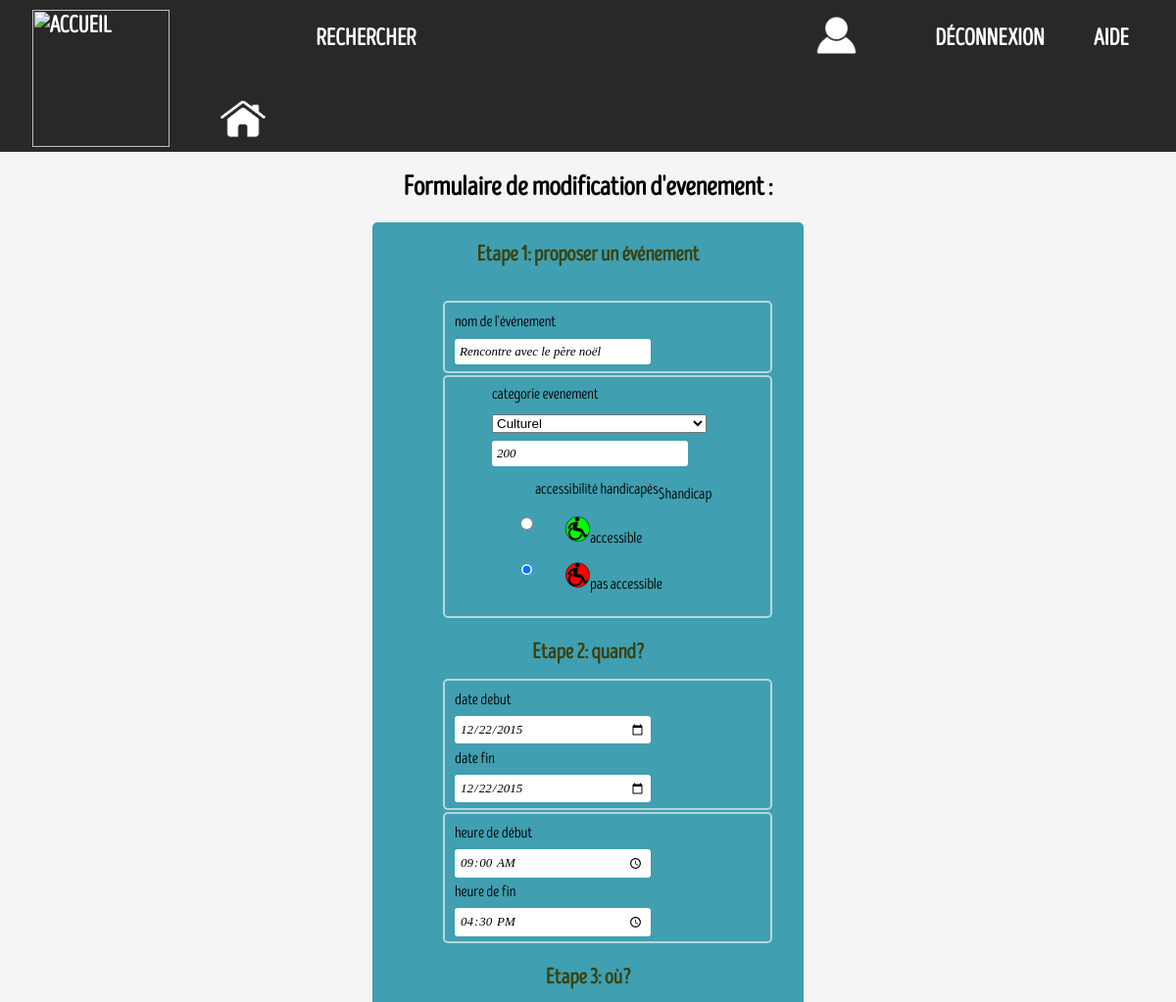
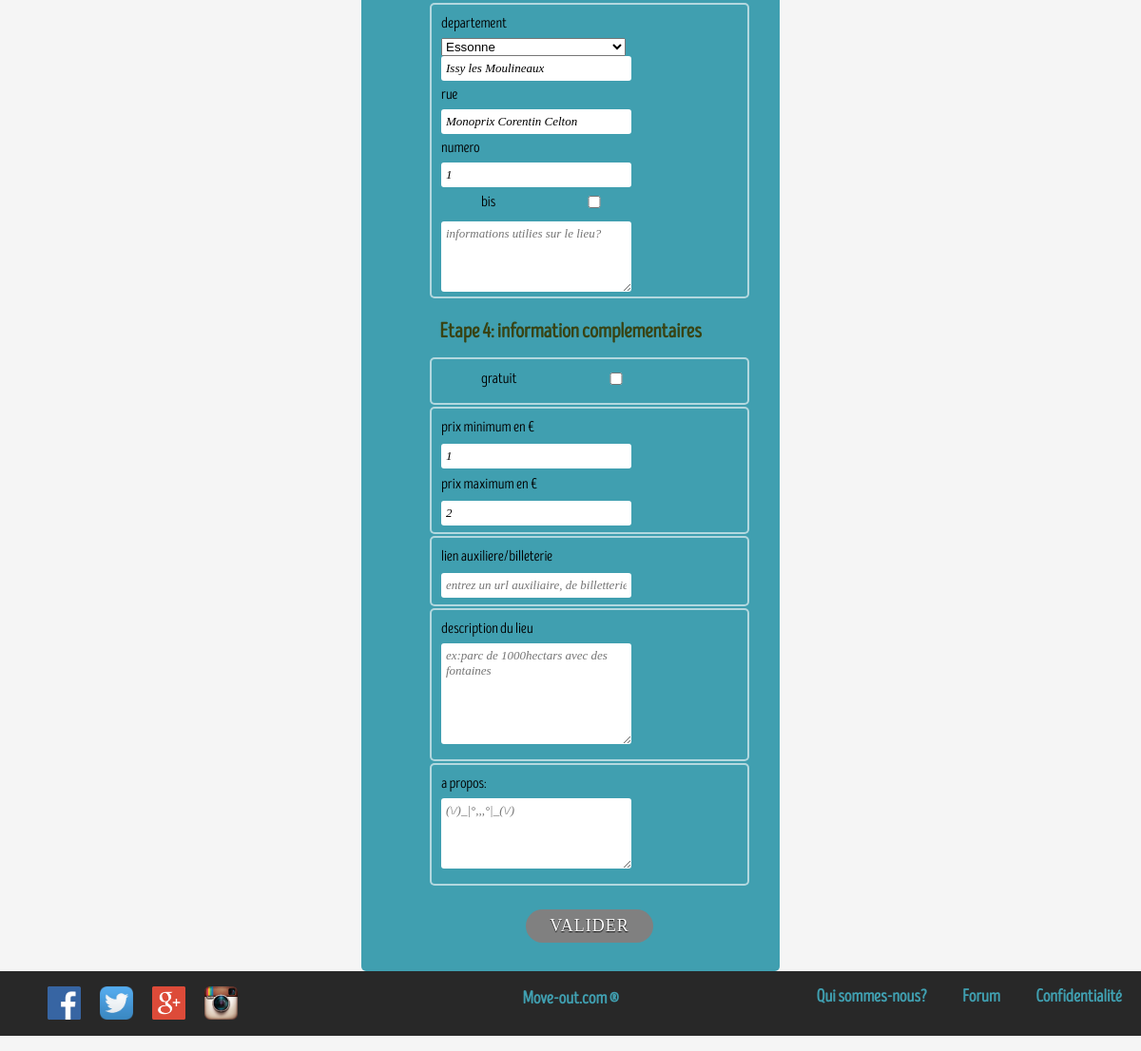
The app's page /APP_PHP_Base/modification_evenement.php?id=8 (signed in) with its own data (2 pictures, top to bottom).
### tables this page shows
CREATE TABLE IF NOT EXISTS `evenement` (
  `IDevenement` int(11) NOT NULL AUTO_INCREMENT,
  `nom_evenement` varchar(255) NOT NULL,
  `numero_de_rue` int(11) NOT NULL,
  `bis` tinyint(1) DEFAULT NULL,
  `rue` varchar(255) NOT NULL,
  `ville` varchar(255) NOT NULL,
  `code_postal_evenement` int(11) NOT NULL,
  `pays` varchar(255) NOT NULL,
  `complement_adresse` text NOT NULL,
  `date_creation` date NOT NULL,
  `date_debut` date NOT NULL,
  `date_fin` date NOT NULL,
  `heure_debut` time NOT NULL,
  `heure_fin` time NOT NULL,
  `description_lieu_accueil` text NOT NULL,
  `nb_de_places_max` int(11) NOT NULL,
  `complet` tinyint(1) NOT NULL,
  `gratuit` tinyint(1) DEFAULT NULL,
  `prix_min` int(11) NOT NULL,
  `prix_max` int(11) NOT NULL,
  `accessibilite_handicape` tinyint(1) DEFAULT NULL,
  `a_propos` text NOT NULL,
  `lien_auxiliaire` text NOT NULL,
  `IDcategorie_evenement` int(11) NOT NULL,
  `IDmultimedia` int(11) NOT NULL,
  `IDcreateur` int(11) NOT NULL,
  PRIMARY KEY (`IDevenement`)
);

### APP_PHP_Base/modification_evenement.php (the view, shortened to what this page needs)
<?php
$lien='fin_modification_evenement.php?id='.$_GET['id'];
try
{
$bdd = new PDO('mysql:host=localhost;dbname=move_out;charset=utf8', 'root', '',array(PDO::ATTR_ERRMODE => PDO::ERRMODE_EXCEPTION));
}
catch(Exception $e)
{
        die('Erreur : '.$e->getMessage());
}
$IDevenement=$_GET['id'];
$reponse= $bdd->prepare("SELECT IDcreateur FROM evenement WHERE  IDevenement = :id");
$reponse->execute(array('id' => $IDevenement));
$donnees = $reponse->fetch();
if (isset($_SESSION['id']))
{
include_once 'nav_connecte.php';
}
?>
<!DOCTYPE html>
<html>
    <head>
        <link rel='stylesheet' href='CSSfooter.css'>
        <link rel='stylesheet' href='CSSnav.css'>
		<link rel='stylesheet' href='CSSformulaire.css'>
    </head>
    <body>
        <p>
        <?php
        if($donnees['IDcreateur']==$_SESSION['id'])
        {
try
{
$bdd = new PDO('mysql:host=localhost;dbname=move_out;charset=utf8', 'root', '',
array(PDO::ATTR_ERRMODE => PDO::ERRMODE_EXCEPTION));
}
catch(Exception $e)
{
        die('Erreur : '.$e->getMessage());
}
$reponse= $bdd->prepare("SELECT * FROM evenement WHERE  IDevenement = :id");
$reponse->execute(array('id' => $_GET['id']));
$donnees = $reponse->fetch();
$nom=htmlspecialchars($donnees['nom_evenement']);
$num_rue=htmlspecialchars($donnees['numero_de_rue']);
$rue=htmlspecialchars($donnees['rue']);
$ville=htmlspecialchars($donnees['ville']);
$complement_adresse=htmlspecialchars($donnees['complement_adresse']);
$date_debut=htmlspecialchars($donnees['date_debut']);
$date_fin=htmlspecialchars($donnees['date_fin']);
$heure_debut=htmlspecialchars($donnees['heure_debut']);
$heure_fin=htmlspecialchars($donnees['heure_fin']);
$desc_accueil=htmlspecialchars($donnees['description_lieu_accueil']);
$nb_pl_max=htmlspecialchars($donnees['nb_de_places_max']);
$prix_min=htmlspecialchars($donnees['prix_min']);
$prix_max=htmlspecialchars($donnees['prix_max']);
$handicap=htmlspecialchars($donnees['accessibilite_handicape']);
$a_propos=htmlspecialchars($donnees['a_propos']);
$lien_aux=htmlspecialchars($donnees['lien_auxiliaire']);
$IDcat_evt=htmlspecialchars($donnees['IDcategorie_evenement']);
$departement_id_eve=htmlspecialchars($donnees['code_postal_evenement']);
        ?>
    <h1 class="titre">Formulaire de modification d'evenement :</h1>
 <form class="formulaire" action="<?php echo $lien;?>" method="post"  autocomplete="off">
	<fieldset>
	    <legend class="titre"> proposer un événement</legend><br>
	    <ol>
	        <li>
                <label for="nom_evenement">nom de l'événement</label>
                <input type="text" name="nom_evenement" value="<?php echo $nom;?>" placeholder="Ex : sortie au musée du Louvre" size="50" maxlength="100" id="nom_evenement"required>
	        </li>
	        <?php
                try
                {
                    $bdd = new PDO('mysql:host=localhost;dbname=move_out;charset=utf8', 'root', '',array(PDO::ATTR_ERRMODE => PDO::ERRMODE_EXCEPTION));
                }
                catch(Exception $e)
                {
                    die('Erreur : '.$e->getMessage());
                }
                $reponse = $bdd->query('SELECT DISTINCT * FROM categorie_evenement');
            ?>
			<ol>
			<li>
	        	<label for="categorie_evenement">categorie evenement</label>
	        	<select name="categorie_evenement" id="cathegorie_evenement" required>
	        </li>
            <?php
				$increment=1;
                while($donnees =$reponse->fetch())
                    {
						if ($increment!=$IDcat_evt){
							$increment++;
						}
                        else{
							echo '<option value=' . $donnees['IDcategorie_evenement'] . ' selected >' . $donnees['categorie'] . '</option>';
							$increment++;
						}
                    }
	        ?>
	        <li>
	        	<input type="number" value="<?php echo $nb_pl_max;?>" name="nb_participant_max" min="1" max="300000" id="nb_participant_max" placeholder="nombre de participant" required><br>
	        </li>
			</ol>
	        <li>
	        	<fieldset>
	        	<ol>
                            $handicap
				<label>accessibilité handicapés</label>
	        		<li>
                                        <input type="radio" name="accessibilite" id="accessibilite" value="1" required <?php if ($handicap==1){echo'checked';}?> >
	        			<label for="accessibilite_ok"><img src="Images/logohandicapeok.png" alt="logo handicapé" width="25" >accessible</label>&nbsp;&nbsp;&nbsp;
	        		</li>
	        		<li>
	        			<input type="radio" name="accessibilite" id="accessibilite" value="1" required <?php if ($handicap==0){echo'checked';}?> >
	        			<label for="accessibilite_nop"><img src="Images/logohandicapenop.png" alt="logo handicapé" width="25" >pas accessible</label>&nbsp;&nbsp;&nbsp;
	        		</li>
	        	</ol>
	        	</fieldset>
	        </li>
        </ol>
    </fieldset>
    <fieldset>
        <legend>quand?</legend>
        <ol>
            <li>
                <label for="date">date debut</label>
                <input type="date" value="<?php echo $date_debut;?>"  name="date_debut" id="date_debut" required><br/>
                <label for="date">date fin</label>
                <input type="date" value="<?php echo $date_fin;?>"  name="date_fin" id="date_fin" required><br/>
            </li>
            <li>
                <label for="heure_debut">heure de début</label>
                <input type="time" value="<?php echo $heure_debut;?>" name="heure_debut" id="heure_debut" required><br>
                <label for="heure_fin">heure de fin</label>
                <input type="time"  value="<?php echo $heure_fin;?>" name="heure_fin" id="heure_fin" required>
            </li>
        </ol>
    </fieldset>
     <fieldset>
        <legend>où?</legend>
        <ol>
                <li>
	        	<label for="text">departement</label>
	        	<select name="departement" id="departement" required>
	        </li>
                <?php
		$reponse1 = $bdd->query('SELECT DISTINCT * FROM departement');
                $increment=1;
                while($donnees1 =$reponse1->fetch())
                {
                        if ($increment != $departement_id_eve){
                		$increment++;
                    }
                    else{
			echo '<option value=' . $donnees1['departement_id'] . ' selected >' . $donnees1['departement_nom'] . '</option>';
			$increment++;
                    }
                }
                ?>
		<li>
				<input type="text" name ="ville" value="<?php echo $ville;?>" placeholder="ville" maxlength="100" id="ville" required>
                            	<label for="rue">rue</label>
				<input type="text" name="rue" value="<?php echo $rue;?>" placeholder="rue ... / avenue ..." maxlength="150" id="rue" required>
				<label for="numbee">numero</label>
				<input type="number" name="numero_rue" value="<?php echo $num_rue;?>" min="1" max="1000" id="numero_rue" placeholder="numero" required>
				<fieldset>
						<input type="checkbox" name="bis" value="1" id="bis" value="1"><label for='bis'>bis</label>
				</fieldset>
				<textarea name="complement_adresse" value="<?php echo $complement_adresse;?>" placeholder="informations utilies sur le lieu?" maxlength="150" id="complement_adresse" rows="4" cols="35"></textarea>
		</li>
        </ol>
     </fieldset>
     <fieldset>
        <legend class="titre">information complementaires </legend>
        <ol>
            <li>
                <fieldset>
                    <input type="checkbox" name="gratuit" id="bis" value="1"><label for='gratuit'>gratuit</label>
                </fieldset>
            </li>
            <li>
                <label for="prix_entree_mini">prix minimum en €</label>
                <input type="number" value="<?php echo $prix_min;?>" name="prix_entree_mini" min="0" max="2000" id="prix_entree_mini" placeholder="ex:12.75">
                <label for="prix_entree_max">prix maximum en €</label>
                <input type="number" value="<?php echo $prix_max;?>" name="prix_entree_max" min="0" max="2000" id="prix_entree_max" placeholder="ex:75.22">
            </li>
            <li>
                <label for="url_auxiliaire">lien auxiliere/billeterie</label>
                <input type="url" value="<?php echo $lien_aux;?>"  name="url_auxiliere" placeholder="entrez un url auxiliaire, de billetterie..." id="url_auxiliere" maxlength="256"><br>
            </li>
            <li>
                <label for="description_lieux">description du lieu</label><br>
                <textarea name="description_lieux" value="<?php echo $desc_accueil;?>" placeholder="ex:parc de 1000hectars avec des fontaines" id="description_lieux" maxlength="1500" rows="6" cols="35"></textarea>
            </li>
            <li>
                <label for="a_propos">a propos:</label>
                <textarea name="a_propos" value="<?php echo $a_propos;?>" id="a_propos" maxlength="1500" rows="4" cols="35" placeholder="(\/)_|°,,,°|_(\/)"></textarea>
            </li>
                <button id="sub_cre_eve" type="submit" name="sub_inscr">Valider</button>
         </ol>
     </fieldset>
 </form>
         <?php
        }else
        {
        header('Location:voir_evenement2.php?id='.$IDevenement);
        exit();
        }
        ?>
		<?php  include_once 'footer.php'; ?>
        </p>
    </body>
</html>

### APP_PHP_Base/CSSformulaire.css (style rules this page uses)
body { background-image: url('Images/Fond2.jpg'); background-color:#F5F5F5; margin:0; font-family: Police; }
html, body, h1, form, fieldset, legend, ol, li { margin: auto; padding: auto; }
.titre { text-align: center; color: black; }
h1 { font-size: 28px; margin-top:20px; margin-bottom: 20px; }
.formulaire { background: #409fb0; -moz-border-radius: 5px; -webkit-border-radius: 5px; -khtml-border-radius: 5px; border-radius: 5px; counter-reset: fieldsets; padding: 20px; min-width: 300px; max-width:400px; }
.formulaire fieldset { border: none; margin-bottom: 10px; }
.formulaire fieldset:last-of-type { margin-bottom: 0; }
.formulaire legend { color: #384313; font-size: 22px; font-weight: bold; padding-bottom: 10px; }
.formulaire > fieldset > legend:before { content: "Etape " counter(fieldsets) ": "; counter-increment: fieldsets; }
.formulaire ol li { background: #409fb0; background: #409fb0; border-color: #e3ebc3; border-color: rgba(255,255,255,.6); border-style: solid; border-width: 2px; -moz-border-radius: 5px; -webkit-border-radius: 5px; -khtml-border-radius: 5px; border-radius: 5px; line-height: 30px; list-style: none; padding: 5px 10px; margin-bottom: 2px; }
.formulaire ol ol li { background: none; border: none; float: left; }
.formulaire label { float: left; font-size: 16px; width: 200px; }
.formulaire fieldset fieldset label { background:none no-repeat left 50%; line-height: 20px; padding: 0 0 0 30px; width: auto; }
.formulaire input:not([type=radio]), .formulaire textarea { background: #ffffff; border: none; -moz-border-radius: 3px; -webkit-border-radius: 3px; -khtml-border-radius: 3px; border-radius: 3px; font: italic 13px Georgia, "Times New Roman", Times, serif; outline: none; padding: 5px; width: 200px; }
.formulaire input[type=radio] { float: left; margin-left: 5px; }
.formulaire button { background: grey; border: none; -moz-border-radius: 20px; -webkit-border-radius: 20px; -khtml-border-radius: 20px; border-radius: 20px; color: #ffffff; display: block; font: 18px Georgia, "Times New Roman", Times, serif; letter-spacing: 1px; margin: auto; padding: 7px 25px; text-shadow: 0 1px 1px #000000; text-transform: uppercase; margin-top: 25px; }

### records on screen
evenement: nom_evenement "Rencontre avec le père noël", nb_participant_max "200", accessibilite_handicape "☑", date_debut "12/22/2015", date_fin "12/22/2015", heure_debut "09:00:00", heure_fin "16:30:00", ville "Issy les Moulineaux", rue "Monoprix Corentin Celton", numero_rue "1", complement_adresse "informations utilies sur le lieu?", prix_entree_mini "1", prix_entree_max "2", description_lieux "ex:parc de 1000hectars avec des fontaines", a_propos "(\\/)_|°,,,°|_(\\/)"

### other values on screen
form field categorie_evenement "Culturel"
form field departement "Essonne"
